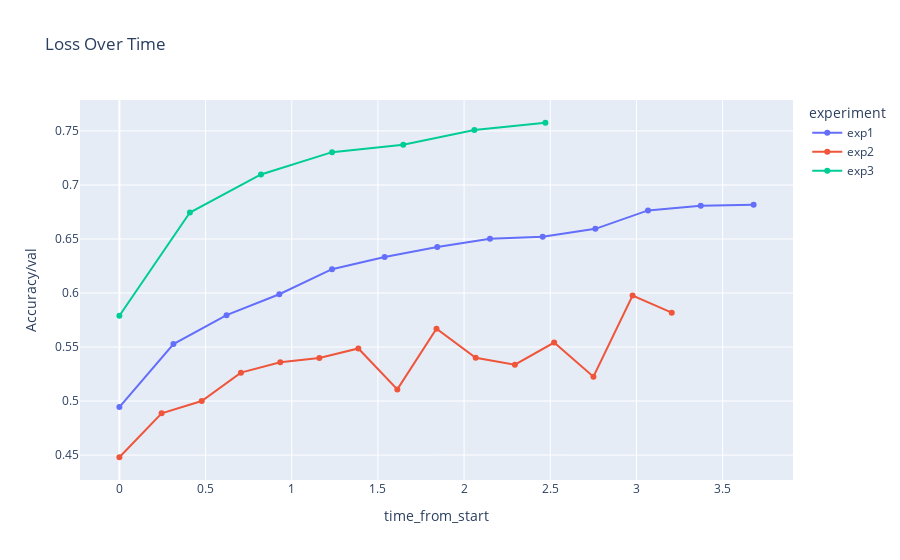

Here is the notebook cell this chart was saved with:
### Code cell
fig = px.line(pivot_df, 
              x='time_from_start', 
              y='Accuracy/val',
              color='experiment',
              markers=True,
              title='Loss Over Time')

fig.show()

### Figure 1 — Plotly figure (JSON) as saved in the notebook; plotly's stock layout.template omitted (floating-point values rounded to 4 significant figures)
{"data": [{"hovertemplate": "experiment=exp1<br>time_from_start=%{x}<br>Accuracy/val=%{y}<extra></extra>", "legendgroup": "exp1", "line": {"color": "#636efa", "dash": "solid"}, "marker": {"symbol": "circle"}, "mode": "lines+markers", "name": "exp1", "orientation": "v", "showlegend": true, "type": "scatter", "x": [0.0, 0.3136, 0.6218, 0.9278, 1.234, 1.539, 1.844, 2.15, 2.456, 2.762, 3.067, 3.373, 3.68], "xaxis": "x", "y": [0.4944, 0.5528, 0.5795, 0.5989, 0.622, 0.6334, 0.6425, 0.6503, 0.6522, 0.6594, 0.6765, 0.6809, 0.6817], "yaxis": "y"}, {"hovertemplate": "experiment=exp2<br>time_from_start=%{x}<br>Accuracy/val=%{y}<extra></extra>", "legendgroup": "exp2", "line": {"color": "#EF553B", "dash": "solid"}, "marker": {"symbol": "circle"}, "mode": "lines+markers", "name": "exp2", "orientation": "v", "showlegend": true, "type": "scatter", "x": [0.0, 2.883e-07, 0.2449, 0.4776, 0.7051, 0.9334, 1.16, 1.386, 1.613, 1.84, 2.067, 2.295, 2.522, 2.75, 2.978, 3.205], "xaxis": "x", "y": [NaN, 0.448, 0.4887, 0.5001, 0.5263, 0.5359, 0.5399, 0.5487, 0.5108, 0.5669, 0.54, 0.5336, 0.5541, 0.5225, 0.5977, 0.5818], "yaxis": "y"}, {"hovertemplate": "experiment=exp3<br>time_from_start=%{x}<br>Accuracy/val=%{y}<extra></extra>", "legendgroup": "exp3", "line": {"color": "#00cc96", "dash": "solid"}, "marker": {"symbol": "circle"}, "mode": "lines+markers", "name": "exp3", "orientation": "v", "showlegend": true, "type": "scatter", "x": [0.0, 0.4091, 0.8214, 1.234, 1.647, 2.06, 2.471], "xaxis": "x", "y": [0.5789, 0.6745, 0.7097, 0.7304, 0.7372, 0.7508, 0.7576], "yaxis": "y"}], "layout": {"legend": {"title": {"text": "experiment"}, "tracegroupgap": 0}, "title": {"text": "Loss Over Time"}, "xaxis": {"anchor": "y", "domain": [0, 1], "title": {"text": "time_from_start"}}, "yaxis": {"anchor": "x", "domain": [0, 1], "title": {"text": "Accuracy/val"}}}}
